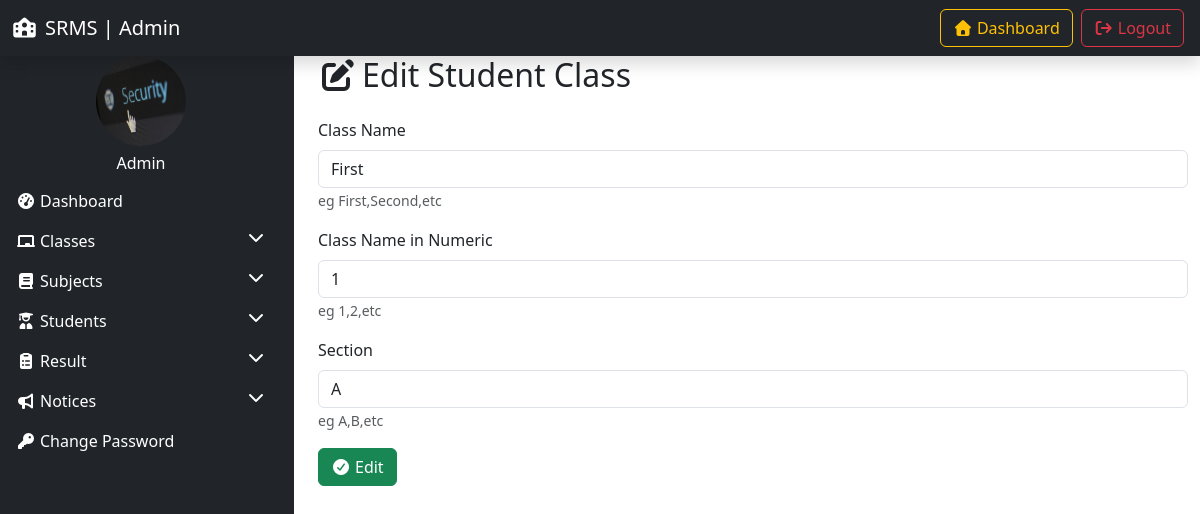
The page /edit_class/5/ (signed in) on the database its author committed.
### resultapp/models.py (models this page shows, shortened)
class Class(models.Model):
    class_name = models.CharField(max_length=100)
    class_numeric = models.IntegerField()
    section = models.CharField(max_length=20)
    creation_date = models.DateTimeField(auto_now_add=True)
    updation_date =  models.DateTimeField(auto_now=True)

### resultapp/views.py (the view, shortened to what this page needs)
# urls.py: path('edit_class/<int:class_id>/',view=edit_class,name='edit_class'),
@login_required
def edit_class(request,class_id):
    class_obj = get_object_or_404(Class,id=class_id)
    return render(request,'edit_class.html',locals())

### resultapp/templates/edit_class.html (shortened to what this page needs)
{% extends "admin_base.html" %}
{% block content %}
<div class="container">
    <h2 class="mb-4"><i class="fas fa-edit me-1"></i>Edit Student Class</h2>
    <form method="post" >
        <div class="mb-3">
            <label for="classname" class="form-label">Class Name</label>
            <input type="text" class="form-control" id="classname" class="classname"  name="classname" placeholder="Enter the class name" value="{{class_obj.class_name}}" required>
            <small  class="text-muted">eg First,Second,etc</small>
        </div>
        <div class="mb-3">
            <label for="classnamenumeric" class="form-label">Class Name in Numeric</label>
            <input type="text" class="form-control" id="classnamenumeric" class="classnamenumeric" name="classnamenumeric" value="{{class_obj.class_numeric}}"  placeholder="Enter the class name in numeric" requrired>
            <small  class="text-muted">eg 1,2,etc</small>
        </div>
        <div class="mb-3">
            <label for="section" class="form-label">Section</label>
            <input type="text" class="form-control" id="section" class="section" name="section" placeholder="Enter the class section" value="{{class_obj.section}}" requrired>
            <small  class="text-muted">eg A,B,etc</small>
        </div>
        <button type="submit" class="btn btn-success">
            <i class="fas fa-check-circle me-1"></i>Edit
        </button>
    </form>
</div>
{% endblock %}

### rows shown on the page
Class: classname "First", classnamenumeric "1", section "A"
